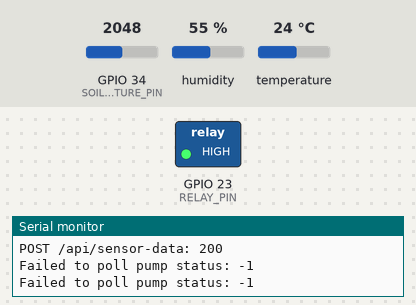
The sketch below on a simulated ESP32. On the bench: switched loads named in the sketch (green lamp = pin HIGH), the last lines printed to the serial monitor. The test bench sets the inputs (shaded band); at power-on: GPIO 34 (SOIL_MOISTURE_PIN) = 2048, humidity 55 %, temperature 24 °C. WiFi joins after 1.5 s; servers stay silent unless stated; uploads are accepted with an empty reply.

Above: at 9.6 s.
9.7 s: GPIO 34 (SOIL_MOISTURE_PIN) set to 1541
16.6 s: GPIO 34 (SOIL_MOISTURE_PIN) set to 1428
At 21.6 s:
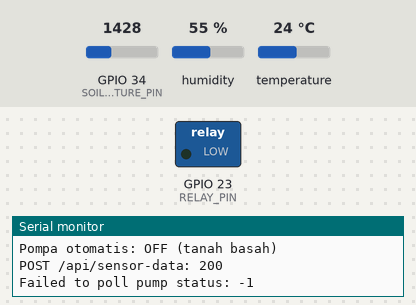
23.5 s: GPIO 34 (SOIL_MOISTURE_PIN) set to 1954
30.4 s: GPIO 34 (SOIL_MOISTURE_PIN) set to 2044
At 36.6 s:
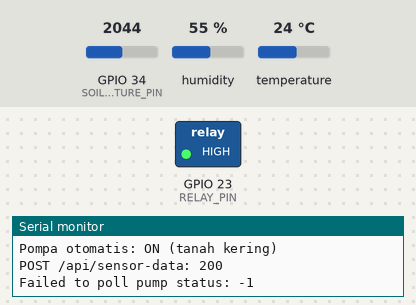
37.3 s: GPIO 34 (SOIL_MOISTURE_PIN) set to 1228
At 41.6 s:
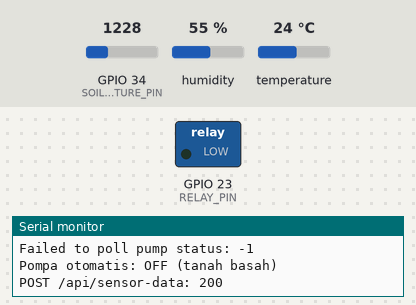
Timing chart, 0 to 43.1 s (numbered marks = the images above; inputs shaded):
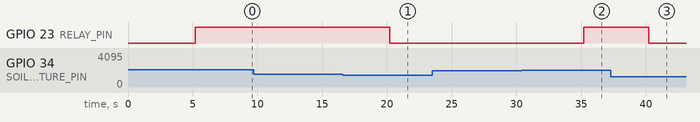

The sketch:

sketch_may9a.ino
```cpp
#include <WiFi.h>
#include <HTTPClient.h>
#include <DHT.h>

// WiFi credentials
const char* ssid = "fh_f35a00";
const char* password = "wlan0ca5ff";

// API Endpoints (GANTI sesuai server Next.js kamu!)
const char* sensorApiUrl = "http://192.168.1.8:3000/api/sensor-data";
const char* pumpControlApiUrl = "http://192.168.1.8:3000/api/pump-control";

#define DHT_PIN 4
#define SOIL_MOISTURE_PIN 34
#define RELAY_PIN 23
#define DHTTYPE DHT22
DHT dht(DHT_PIN, DHTTYPE);

#define SOIL_WET 1500   // Batas tanah basah
#define SOIL_DRY 2000   // Batas tanah kering

// Mode manual/otomatis
bool manualPumpMode = false; // false = auto, true = manual (set via API)
bool pumpStatus = false;     // Pompa ON/OFF
int soilMoisture = 0;
float temperature = 0;
float humidity = 0;

const long interval = 5000; // interval kirim data (ms)
unsigned long previousMillis = 0;
const long pollPumpInterval = 3000; // interval cek status pompa dari API
unsigned long previousPumpMillis = 0;

// Untuk menghindari relay sering nyala-mati di batas threshold
bool lastAutoPumpStatus = false;

void setup() {
  Serial.begin(115200);
  dht.begin();
  pinMode(RELAY_PIN, OUTPUT);
  digitalWrite(RELAY_PIN, LOW);

  WiFi.begin(ssid, password);
  while (WiFi.status() != WL_CONNECTED) {
    delay(500); Serial.print(".");
  }
  Serial.println("WiFi Connected");
}

void loop() {
  unsigned long currentMillis = millis();

  // Poll status pompa dari API (manual/otomatis)
  if (currentMillis - previousPumpMillis >= pollPumpInterval) {
    previousPumpMillis = currentMillis;
    pollPumpStatusFromApi();
  }

  // Baca sensor & kirim data
  if (currentMillis - previousMillis >= interval) {
    previousMillis = currentMillis;
    readSensorsAndSend();
  }

  // Kontrol relay sesuai mode
  if (manualPumpMode) {
    // Mode manual: relay sesuai pumpStatus dari API
    digitalWrite(RELAY_PIN, pumpStatus ? HIGH : LOW);
  } else {
    // Mode otomatis: relay sesuai auto logic, status diatur di readSensorsAndSend
    digitalWrite(RELAY_PIN, lastAutoPumpStatus ? HIGH : LOW);
  }
}

void readSensorsAndSend() {
  humidity = dht.readHumidity();
  temperature = dht.readTemperature();
  soilMoisture = analogRead(SOIL_MOISTURE_PIN);

  if (isnan(humidity) || isnan(temperature)) {
    Serial.println("Gagal membaca sensor DHT22!");
    return;
  }

  // Mode otomatis: Pompa nyala terus jika kering, mati setelah tanah cukup basah
  if (!manualPumpMode) {
    if (!lastAutoPumpStatus && soilMoisture > SOIL_DRY) {
      // Baru ON kalau sebelumnya OFF dan tanah kering
      lastAutoPumpStatus = true;
      Serial.println("Pompa otomatis: ON (tanah kering)");
    } else if (lastAutoPumpStatus && soilMoisture < SOIL_WET) {
      // Baru OFF kalau sebelumnya ON dan tanah sudah cukup basah
      lastAutoPumpStatus = false;
      Serial.println("Pompa otomatis: OFF (tanah basah)");
    }
    // pumpStatus hanya untuk laporan ke API
    pumpStatus = lastAutoPumpStatus;
  }
  // Jika manual, pumpStatus diatur API, lastAutoPumpStatus tidak dipakai

  sendSensorDataToApi();
}

void sendSensorDataToApi() {
  if (WiFi.status() == WL_CONNECTED) {
    HTTPClient http;
    http.begin(sensorApiUrl);
    http.addHeader("Content-Type", "application/json");

    String payload = "{";
    payload += "\"temperature\":" + String(temperature, 1) + ",";
    payload += "\"humidity\":" + String(humidity, 1) + ",";
    payload += "\"soilMoisture\":" + String(soilMoisture) + ",";
    payload += "\"pumpStatus\":" + String(pumpStatus ? 1 : 0);
    payload += "}";

    int httpResponseCode = http.POST(payload);
    Serial.print("POST /api/sensor-data: ");
    Serial.println(httpResponseCode);
    http.end();
  }
}

// Fungsi polling status pompa dari API
void pollPumpStatusFromApi() {
  if (WiFi.status() == WL_CONNECTED) {
    HTTPClient http;
    http.begin(pumpControlApiUrl);
    int httpResponseCode = http.GET();

    if (httpResponseCode == 200) {
      String response = http.getString();
      // Contoh response: {"pumpStatus":1,"manual":true}
      int pumpIdx = response.indexOf("\"pumpStatus\":");
      int manualIdx = response.indexOf("\"manual\":");
      if (pumpIdx != -1 && manualIdx != -1) {
        int pumpVal = response.substring(pumpIdx + 12, response.indexOf(",", pumpIdx)).toInt();
        int manualVal = response.substring(manualIdx + 9, response.indexOf("}", manualIdx)).toInt();
        manualPumpMode = (manualVal == 1);
        // Hanya update pumpStatus jika mode manual
        if (manualPumpMode) {
          pumpStatus = (pumpVal == 1);
        }
        Serial.print("PumpStatus (from API): "); Serial.println(pumpStatus);
        Serial.print("Manual mode (from API): "); Serial.println(manualPumpMode);
      }
    } else {
      Serial.print("Failed to poll pump status: "); Serial.println(httpResponseCode);
    }
    http.end();
  }
}
```

Measured:
- the behaviour switches between 1500 and 1499 on GPIO 34 (SOIL_MOISTURE_PIN) (found by bisection; images 0 and 1)
- the behaviour switches between 2000 and 2001 on GPIO 34 (SOIL_MOISTURE_PIN) (found by bisection; images 1 and 2)
- after the input at 16.6 s, GPIO 23 (RELAY_PIN): HIGH → LOW after 3.6 s
- after the input at 30.4 s, GPIO 23 (RELAY_PIN): LOW → HIGH after 4.8 s
- after the input at 37.3 s, GPIO 23 (RELAY_PIN): HIGH → LOW after 2.9 s
